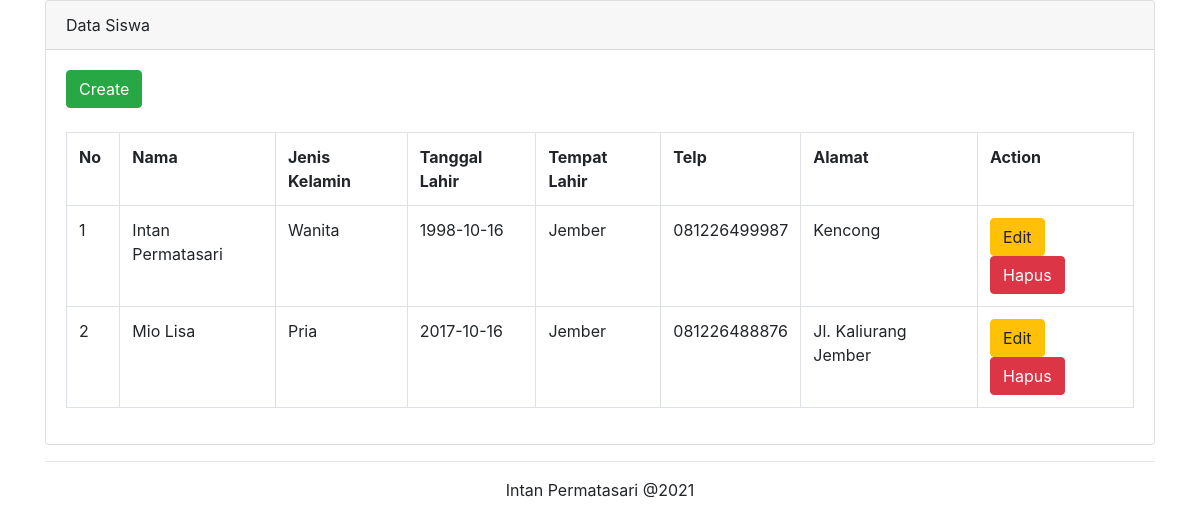
The page / on the database its author committed.
### tables this page shows
CREATE TABLE `siswa` (
  `kd_siswa` int(11) NOT NULL AUTO_INCREMENT,
  `nama` varchar(100) DEFAULT NULL,
  `jenis_kelamin` enum('Pria','Wanita') DEFAULT NULL,
  `tempat_lahir` varchar(255) DEFAULT NULL,
  `tanggal_lahir` date DEFAULT NULL,
  `no_telp` varchar(100) DEFAULT NULL,
  `alamat` varchar(100) DEFAULT NULL,
  PRIMARY KEY (`kd_siswa`)
);

### application/controllers/Siswa.php (called while the page is built, shortened)
<?php
class Siswa extends CI_Controller
{
    public function __construct()
    {
        $this->load->model("siswa_model");
        $this->load->library('form_validation');
    }
    public function index()
    {
        $data['siswa'] = $this->siswa_model->getAll();
        $this->load->view('template/header');
        $this->load->view('index', $data);
        $this->load->view('template/footer');
    }
}

### index.php (called while the page is built, shortened)
<?php
require_once BASEPATH.'core/CodeIgniter.php';

### application/models/Siswa_model.php (called while the page is built, shortened)
<?php
class Siswa_model extends CI_Model
{
    private $table = "siswa";
    public function getAll()
    {
        return $this->db->get($this->table)->result();
    }
}

### application/views/index.php (the view)
<main role="main" class="container">
    <div class="card">
        <div class="card-header">Data Siswa</div>
        <div class="card-body">
            <a href="<?php echo base_url(); ?>siswa/create" class="btn btn-success">Create</a>
            <br />
            <br />
            <table class="table table-bordered">
                <tr>
                    <th width="5%">No</th>
                    <th>Nama</th>
                    <th>Jenis Kelamin</th>
                    <th>Tanggal Lahir</th>
                    <th>Tempat Lahir</th>
                    <th>Telp</th>
                    <th>Alamat</th>
                    <th>Action</th>
                </tr>
                <?php
                $no = 1;
                foreach ($siswa as $row) {
                ?>
                    <tr>
                        <td widtd="5%"><?php echo $no++; ?></td>
                        <td><?php echo $row->nama; ?></td>
                        <td><?php echo $row->jenis_kelamin; ?></td>
                        <td><?php echo $row->tanggal_lahir; ?></td>
                        <td><?php echo $row->tempat_lahir; ?></td>
                        <td><?php echo $row->no_telp; ?></td>
                        <td><?php echo $row->alamat; ?></td>
                        <td>
                            <a href="<?php echo base_url(); ?>siswa/edit/<?php echo $row->kd_siswa; ?>" class="btn btn-warning">Edit</a>
                            <a href="<?php echo base_url(); ?>siswa/delete/<?php echo $row->kd_siswa; ?>" class="btn btn-danger">Hapus</a>
                        </td>
                    </tr>
                <?php
                }
                ?>
            </table>
        </div>
    </div>
</main>

### application/views/template/header.php (shortened to what this page needs)
<!doctype html>
<html lang="en">
<head>
    <link href="<?php echo base_url(); ?>assets/css/bootstrap.min.css" rel="stylesheet">
    <link href="<?php echo base_url(); ?>assets/css/bootstrap-datepicker3.min.css" rel="stylesheet">
</head>
<body>

### application/views/template/footer.php
<footer class="footer">
	<div class="container" style="text-align:center;">
		<hr />
		<span>Intan Permatasari @<?php echo date('Y'); ?></span>
	</div>
</footer>
</body>
</html>

### rows shown on the page
siswa: nama "Intan Permatasari", jenis_kelamin "Wanita", tanggal_lahir "1998-10-16", tempat_lahir "Jember", no_telp "081226499987", alamat "Kencong"
siswa: nama "Mio Lisa", jenis_kelamin "Pria", tanggal_lahir "2017-10-16", tempat_lahir "Jember", no_telp "081226488876", alamat "Jl. Kaliurang Jember"
